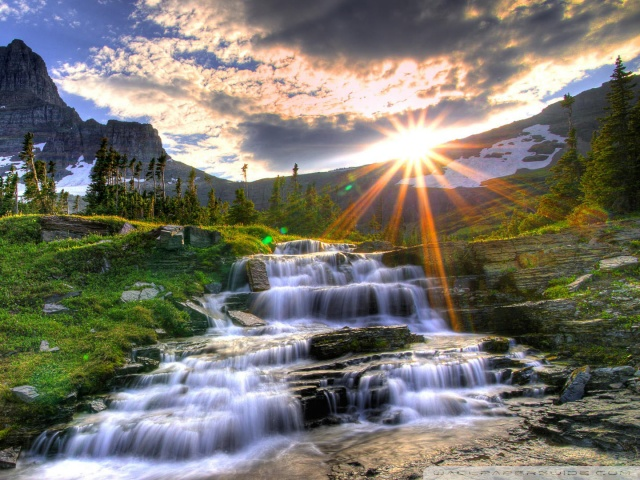
#> input picture opencv/resource/img.png, 640 x 480 px
$ python 'chapter 2.py'
#> lines starting #> are read from the running program, lines starting #| are printed output that depends on the picture; after the words box and inside, x2 and y2 are one past the last pixel; in counts of white or black regions, pixels touching at a corner belong together
import cv2
import numpy as np
kernal=np.ones((5,5),np.uint8)

img=cv2.imread("resource/img.png")
#> img is the input picture: shape (480, 640, 3); mean B, G, R 108.5, 117.3, 119.9
cv2.imshow("widow",img)
imggrey=cv2.cvtColor(img,cv2.COLOR_BGR2GRAY)
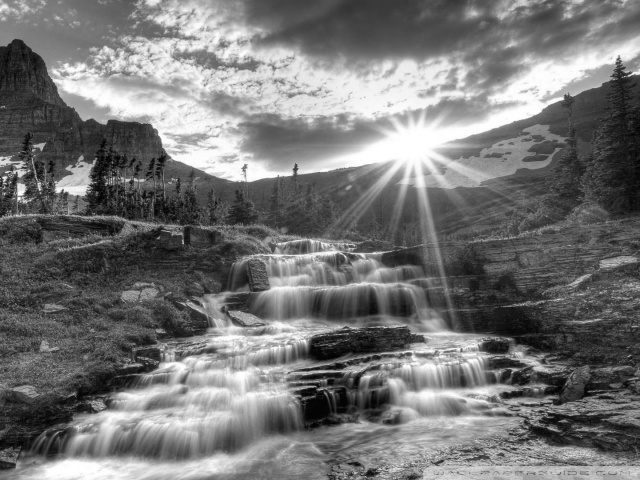
#> imggrey: shape (480, 640); min 0, max 255, mean 117.1
cv2.imshow("grey",imggrey)
imgcanny=cv2.Canny(img,500,510)
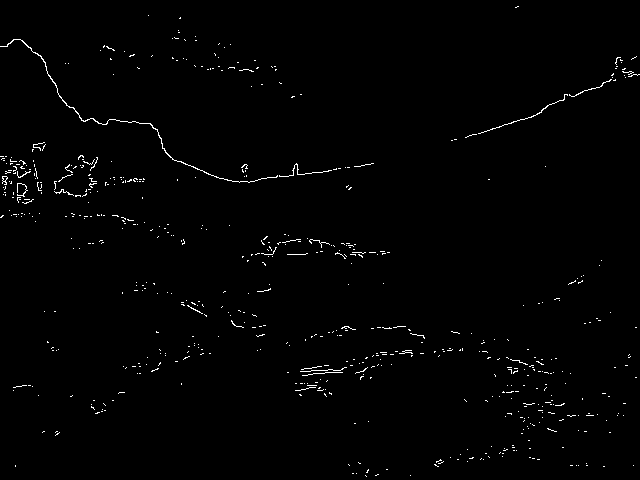
#> imgcanny: shape (480, 640); 1% white in thin lines or dots
cv2.imshow("edge view",imgcanny)
imgdi=cv2.dilate(imgcanny,kernal,iterations=1)
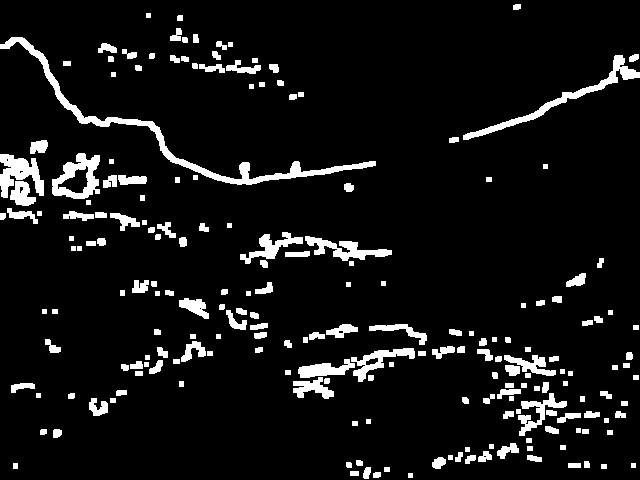
#> imgdi: shape (480, 640); 7.7% white; 205 white regions, largest, box (x1, y1, x2, y2) and area: (0, 37, 376, 185) 3013, (463, 55, 640, 140) 1442, (52, 153, 100, 199) 1104
cv2.imshow("dialatien",imgdi)
imgerode=cv2.erode(imgdi,kernal,iterations=1)
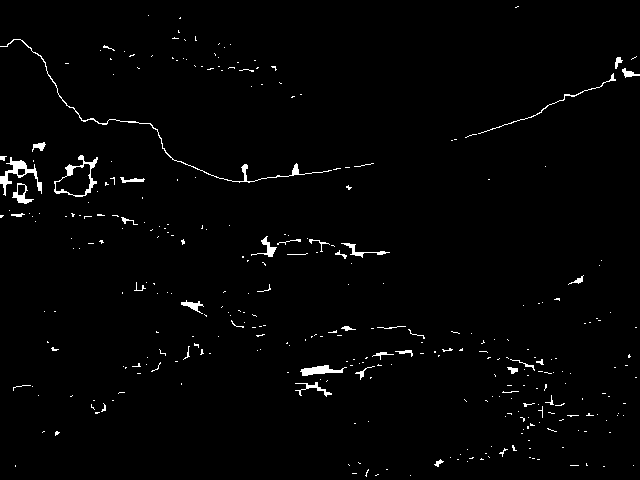
#> imgerode: shape (480, 640); 1.6% white; 330 white regions (287 under 20 px), largest, box (x1, y1, x2, y2) and area: (0, 39, 332, 183) 609, (0, 157, 42, 196) 428, (54, 155, 98, 197) 367
cv2.imshow("eroded image",imgerode)
cv2.waitKey(0)
